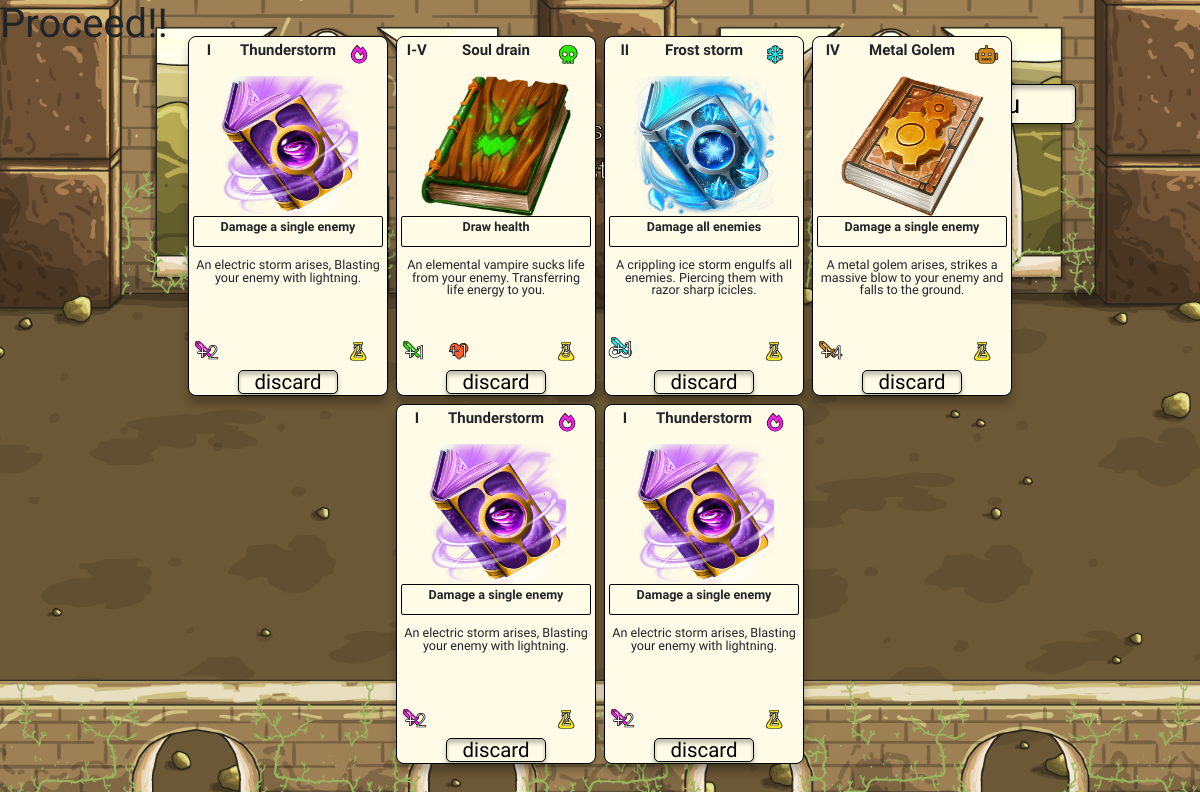
Page /battle/proceed-to-next-floor/ (signed in) on the committed database.
### profiles/models.py (models this page shows)
class Card(models.Model):
    in_freeversion = models.BooleanField(default=True)
    title = models.CharField(max_length=254, null=True, blank=True)
    description = models.TextField(max_length=1024, null=True, blank=True)
    image = models.ImageField(null=True, blank=True)
    image_url = models.URLField(null=True, blank=True)
    effect_text = models.CharField(max_length=254, null=True, blank=True)
    allowed_in_phase = models.CharField(max_length=4,
                                        choices=settings.ALLOWED_PHASES)
    attack_all = models.BooleanField(default=False)
    skill_style = models.CharField(max_length=2, choices=settings.SKILL_STYLES)
    attack_modifier = models.IntegerField(default=0)
    healing_modifier = models.IntegerField(default=0)
    defence_modifier = models.IntegerField(default=0)
    mana_cost = models.IntegerField(default=2)
    cards_discard_cost = models.IntegerField(default=0)
    def __str__(self):
        return self.title

### battle/views.py (the view)
# urls.py: path('proceed-to-next-floor/', views.proceed_to_next_floor, name='proceed_to_next_floor'),
def proceed_to_next_floor(request):
    current_user = request.user
    player = Player.objects.get(user=current_user)
    cards = Card.objects.all()
    game = Game.objects.get(player=player, completed=False)
    current_game_floor = Current_game_floor.objects.get(pk=game.current_game_floor.pk)
    context = {
        "game": game,
        "player": player,
        "cards": cards,
        "current_game_floor": current_game_floor,
    }
    return render(request, 'battle/proceed/proceed-to-next-floor.html', context)

### profiles/models.py (called while the page is built)
    def __str__(self):
        return str(self.card)

### battle/templates/battle/proceed/proceed-to-next-floor.html (shortened to what this page needs)
{% extends "base.html" %}
{% load static %}
{% block extra_css %}
<link rel="stylesheet" href="{% static 'battle/css/battle.css' %}">
{% endblock %}
{% block body_background %}class="battle-bg"{% endblock %}
{% block content %}
<h1>Proceed!!</h1>
<div class="container-fluid">
    <div class="row mt-1 floor z1000">
        <div class="col-12">
            <div class="row">
                <div class="col-12 title text-center">
                    <h1 class="medium-large-text mb-0">Score: {{ game.score }} Floor {{ game.current_game_floor_number }}
                    </h1>
                    <h2 class="medium-text">Phase {{ current_game_floor.get_current_phase_display }}</h2>
                    <h2 class="medium-small-text game-step-nr" data-step="{{ game.game_step }}"> game step: {{ game.game_step }}</h2>
                </div>
                <div class="col-2 offset-9 mt-md-4 z500">
                    <div class="position-relative d-grid">
                        <a class="position-relative button medium-text text-center" href="{% url 'home:main-menu' %}">
                        </a>
                    </div>
                </div>
            </div>
        </div>
    </div>
    <div class="row">
        <div class="col-12 h-100 z2000 card-screen">
            <div class="row display-flex justify-content-center">
                {% for player_card in player.hand.all %}
                <div class="col-2 m-1 p-1 skill-card">
                    {% for card in cards %}
                    {% if player_card|lower == card.title|lower %}
                    <div class="row card-title-row m-0">
                        <div class="col-2 p-0">
                            <h3 class="text-center m-0 align-middle card-title">{{ card.get_allowed_in_phase_display }}
                            </h3>
                        </div>
                        <div class="col-8 p-0">
                            <h2 class="text-center align-middle m-0 card-title">{{ card.title }}</h2>
                        </div>
                        <div class="col-2 p-0">
                            {% if card.skill_style|lower == "ic" %}
                            <span></span>
                            {% endif %}
                            {% if card.skill_style|lower == "ln" %}
                            <span></span>
                            {% endif %}
                            {% if card.skill_style|lower == "dr" %}
                            <span></span>
                            {% endif %}
                            {% if card.skill_style|lower == "gl" %}
                            <span></span>
                            {% endif %}
                        </div>
                    </div>
                    <div class="row m-0 card-image-row">
                        <img class="card-image" src="{{MEDIA_URL}}{{ card.image.name }}" alt="{{card}} image">
                    </div>
                    <div class="row m-0 card-effect-row">
                        <div class="col-12 px-1 mb-1 card-effect">
                            <h3 class="text-center card-effect-text">{{ card.effect_text }}</h3>
                        </div>
                    </div>
                    <div class="row m-0 card-description-row">
                        <p class="text-center card-description-text">{{ card.description }}</p>
                    </div>
                    <div class="row card-effect-row m-0">
                        <div class="col-3 p-0">
                            {% if card.attack_modifier  %}
                            <span><img
                                    class="position-absolute {% if not card.attack_all %}mt-1 {% endif %}card_action_effect"
                                    src="{{MEDIA_URL}}sword_{{ card.get_skill_style_display|lower }}.svg"
                                    alt="{{ card.get_skill_style_display|lower }} attack"></span>
                            <span
                                class="position-absolute px-1 {% if not card.attack_all %}mt-1 {% endif %}fa-inverse text-center attack-stat-number stroke">+{{ card.attack_modifier }}</span>
                            {% endif %}
                        </div>
                        <div class="col-6 p-0">
                            <div class="row">
                                <div class="col-6 p-0">
                                    {% if card.healing_modifier  %}
                                    <span class="fa-stack fire stroke card-heal-icon fa-fw">
                                        <i class="fas fa-stack-1x fa-heart"></i>
                                        <span
                                            class="fa-stack-1x fa-inverse stat-number">+{{ card.healing_modifier }}</span>
                                    </span>
                                    {% endif %}
                                </div>
                                <div class="col-6">
                                </div>
                            </div>
                        </div>
                        <div class="col-3 p-0">
                            {% if card.mana_cost %}
                            <span class="fa-stack card-cost-icon mana stroke fa-fw">
                                <i class="fas fa-stack-1x fa-flask"></i>
                                <span class="fa-stack-1x fa-inverse stat-number">{{ card.mana_cost }}</span>
                            </span>
                            {% endif %}
                        </div>
                    </div>
                    <div class="row">
                        <div class="col-12 text-center">
                            <form method="POST" action="{% url 'battle:card-select' player_card.id %}">
                                <button type="submit" name="card-select" class="button small-text px-3">discard</button>
                            </form>
                        </div>
                    </div>
                    {% endif %}
                    {% endfor %}
                </div>
                {% if forloop.counter|divisibleby:"4" %}
            </div>
            <div class="row display-flex justify-content-center">
                {% endif %}
                {% endfor %}
            </div>
        </div>
    </div>
</div>
{% endblock %}

### templates/base.html (shortened to what this page needs)
{% load static %}
<!DOCTYPE html>
<html lang="en">
<head>
    {% block corecss %}
    <link rel="stylesheet" href="https://use.fontawesome.com/releases/v5.15.4/css/all.css"
>
    <link rel="stylesheet" href="{% static 'css/base.css' %}">
    <link href="https://cdn.jsdelivr.net/npm/bootstrap@5.1.1/dist/css/bootstrap.min.css" rel="stylesheet"
>
    {% endblock %}
    {% block extra_css %}
    {% endblock %}
</head>
<body {% block body_background %}{% endblock %}>
    {% block content %}
    {% endblock %}
</body>
</html>

### static/css/base.css (style rules this page uses)
html { height: 100%; width: 100%; }
:root { --ice: #0CF9F8; --offwhite: #FFFBE7; --drain: #2FE809; --fire: #FF5C28; --healing: #BED2F8; --golem: #D08617; --grey: #A0A0A0; --lightning: #F91EED; --mana: #FFE922; --xp-color:#E8FEFF; }
.fire { color: var(--fire); }
.mana { color: var(--mana); }
body, h1, h2, h3, h4, h5, p { font-family: 'Stylish', sans-serif; }
.medium-large-text { font-size: calc(10px + 3vw); }
.medium-text { font-size: calc(16px + 0.8vw); }
.medium-small-text { font-size: calc(10px + 1.4vw); }
.small-text { font-size: calc(6px + 1.2vw); line-height: 100%; }
.title { color: var(--offwhite); -webkit-text-stroke: 1px black; text-shadow: 5px 5px 8px black; line-height:0.8; }
.stroke { -webkit-text-stroke: 0.7px black; }
a.button, button.button { color: black; text-decoration: none; border-radius: 5px; font-family: 'Stylish', sans-serif; background-color: var(--offwhite); border: black solid 0.8px; box-shadow: 0px 4px 4px 0px rgba(0, 0, 0, 0.25),0px 4px 4px 0px rgba(0, 0, 0, 0.25) inset; }

### battle/static/battle/css/battle.css (style rules this page uses)
.battle-bg { background-image: url('../../../media/battle_background_3.png'); height: 100vh; width: 100vw; background-position: center; background-repeat: no-repeat; background-size: cover; }
.skill-card { border-radius: 8px; font-family: 'Stylish', sans-serif; background-color: var(--offwhite); border: black solid 0.5px; box-shadow: 0px 8px 8px 0px rgba(0, 0, 0, 0.25); height: 45vh; }
.card-effect { border-radius: 2px; background-color: var(--offwhite); border: black solid 0.5px; }
.card-image { height: 100%; object-fit: contain; }
.card-effect-text { font-size: calc(3px + 0.8vw); font-weight: 600; margin: 2px 0px 2px 0px; }
.card-title { font-size: calc(3px + 1vw); font-weight: 600; }
.card-description-text { padding-top: 0.5rem; padding-left: 0.2rem; padding-right: 0.2rem; font-size: calc(3px + 0.8vw); font-weight: 500; line-height: 100%; }
.card-cost-icon, .card-heal-icon { font-size: calc(6px + 1vw); top: -2px; }
.attack-stat-number { font-size: calc(7px + 1vw); }
.card_action_effect { width: calc(10px + 1vw); }
.card-title-row { height: 10%; }
.card-image-row { height: 40%; }
.card-effect-row { height: 10%; }
.card-description-row { height: 24%; }
.battle-screen, .card-screen { position: fixed; top: 4%; }
.floor { width: 100%; }
.z500 { position: fixed; z-index: 500; }
.z1000 { position: fixed; z-index: 1000; left: 0px; }
.z2000 { z-index: 2000; }

### rows in the picture
Card: allowed_in_phase "I", title "Thunderstorm", image.name (picture), effect_text "Damage a single enemy", description "An electric storm arises, Blasting your enemy with lightning.", shows a picture, attack_modifier "2", mana_cost "2"
Card: allowed_in_phase "I-V", title "Soul drain", image.name (picture), effect_text "Draw health", description "An elemental vampire sucks life from your enemy. Transferring life energy to you.", shows a picture, attack_modifier "1", healing_modifier "1", mana_cost "3"
Card: allowed_in_phase "II", title "Frost storm", image.name (picture), effect_text "Damage all enemies", description "A crippling ice storm engulfs all enemies. Piercing them with razor sharp icicles.", shows a picture, attack_modifier "1", mana_cost "2"
Card: allowed_in_phase "IV", title "Metal Golem", image.name (picture), effect_text "Damage a single enemy", description "A metal golem arises, strikes a massive blow to your enemy and falls to the ground.", shows a picture, attack_modifier "4", mana_cost "2"
